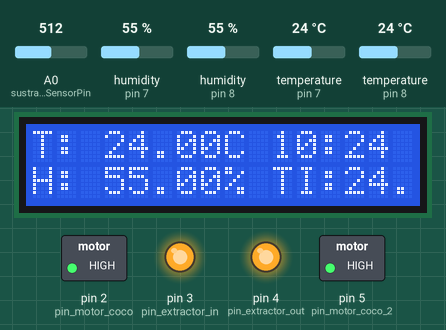
Bench run of a sketch on a simulated Arduino Uno, built with avr-gcc and run on an emulated ATmega328P. Parts: 16×2 character LCD, switched loads named in the sketch (green lamp = pin HIGH), output pins drawn as LEDs (lit = HIGH). Inputs (shaded band) come from the test bench; at power-on: temperature (sensors on pin 8, pin 7) 24 °C, humidity (sensors on pin 8, pin 7) 55 %, A0 (sustratoASensorPin) = 512. The local clock reads 2024-03-15 10:24:30 at power-on unless the sketch sets it; what the sketch prints to the serial monitor is not drawn.

Above: at 7.2 s.
7.3 s: temperature (sensor on pin 8) set to 5 °C
At 9.0 s:
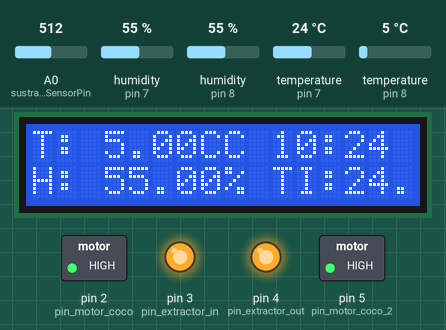
9.7 s: temperature (sensor on pin 7) set to 5 °C
At 10.6 s:
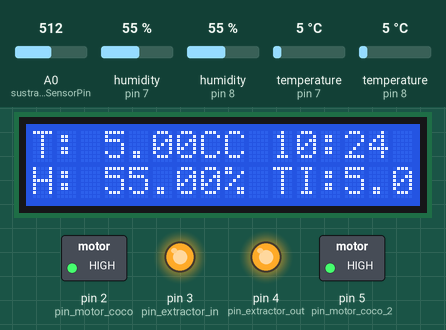
11.8 s: temperature (sensor on pin 8) set to 26.3 °C
At 13.4 s:
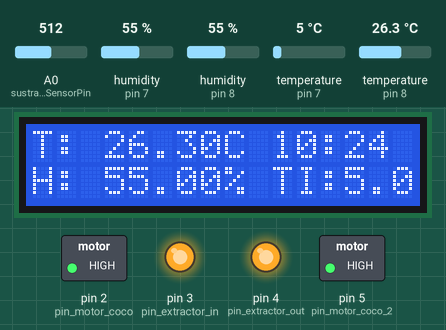
13.9 s: temperature (sensor on pin 8) set to 27.8 °C
At 15.0 s:
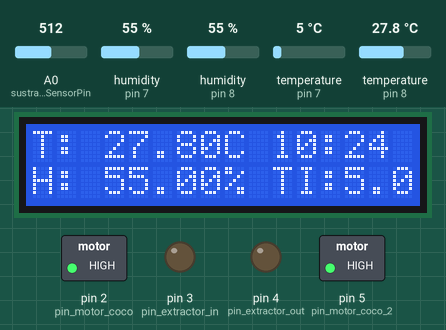
16.0 s: temperature (sensor on pin 7) set to 12 °C
At 17.8 s:
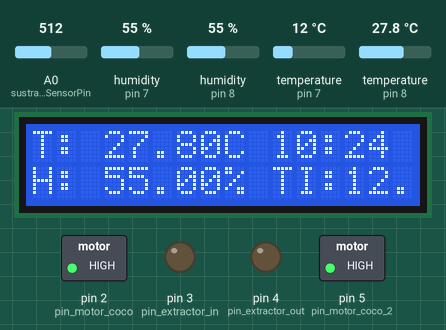
18.1 s: humidity (sensor on pin 8) set to 22 %
At 19.6 s:
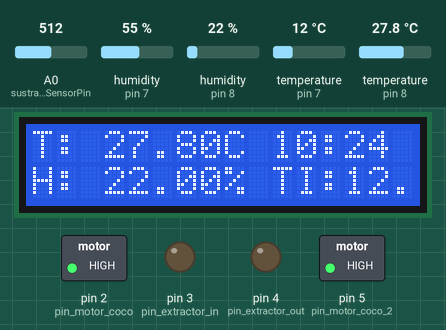
Timing chart, 0 to 21.1 s (numbered marks = the images above; inputs shaded):
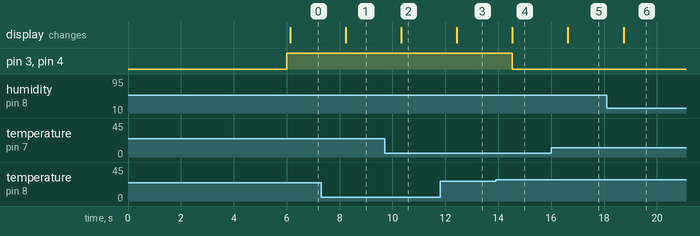

Measured:
- the behaviour switches between 27 and 27.1 °C on temperature (sensor on pin 8) (found by bisection; images 3 and 4)
- after the input at 7.3 s, the display: changes after 0.93 s (image 1)
- after the input at 9.7 s, the display: changes after 0.63 s (image 2)
- after the input at 11.8 s, the display: changes after 0.63 s (image 3)
- after the input at 13.9 s, pin 3 (pin_extractor_in), pin 4 (pin_extractor_out): HIGH → LOW after 0.64 s; the display: changes after 0.64 s (image 4)
- after the input at 16.0 s, the display: changes after 0.64 s (image 5)
- after the input at 18.1 s, the display: changes after 0.64 s (image 6)

The sketch:

Main_IOT.ino
```cpp
#include <U8glib.h>
#include <SoftwareSerial.h>
#include <RTClib.h>
#include <Wire.h>
#include <LiquidCrystal_I2C.h>
#include <SimpleDHT.h>

#include "DHT.h"
#define DHTPIN 8
#define DHTTYPE DHT22
#define DHT11PIN 7
#define DHT11TYPE DHT11

LiquidCrystal_I2C lcd(0x27,16,2);

// for DHT11,
//      VCC: 5V or 3V
//      GND: GND
//      DATA: 2
//int pinDHT22 = 8;
//int pushButton = 2;
int pin_motor_coco = 2;
int pin_motor_coco_2 = 5;
int pin_extractor_in = 3;
int pin_extractor_out = 4;
DHT dht(DHTPIN, DHTTYPE);
DHT dht_2(DHT11PIN, DHT11TYPE);
RTC_DS3231 rtc;      // crea objeto del tipo RTC_DS3231
int sustratoASensorPin = A0;
int sustratoASensorValue = 0;
int sustratoAPercentValue = 0;

#define SSID2 "BIOINV_IOT" // "WiFiname" BIOINV_IOT
#define PASS "bioinvdl2022" // "Password" bioinvdl2022
#define AUTH "sanaIi1SHwpWbWnVj8U6_aNrDJycYY_I"
#define IP "184.106.153.149" // thingspeak.com ip (do not change)
String msg = "GET /update?api_key=TPHQ9AYRMZAZAYE7"; //change it with your channel Write key
const int Time_S = 120; //Change this to your prefered sampling interval in seconds, exampe 2 min is 120 seconds
float Temp_C;
float Temp_F;
float Humidity;
float Temp_C_2;
float Humidity_2;

///////////////////////////////////////////////////////////////////////////////////////////////
void relay_setup() {
  pinMode(pin_motor_coco, OUTPUT);
  digitalWrite(pin_motor_coco, HIGH);
  pinMode(pin_motor_coco_2, OUTPUT);
  digitalWrite(pin_motor_coco_2, HIGH);
  pinMode(pin_extractor_in, OUTPUT);
  digitalWrite(pin_extractor_in, HIGH);
  pinMode(pin_extractor_out, OUTPUT);
  digitalWrite(pin_extractor_out, HIGH);
}

////////////////////////////////////////////////////////////////////////////////////////////////
void dh_setup() {
  Serial.println("Sample DHT22...");
  Serial.println("Temperature and Humidity Data");
  dht.begin();
  dht_2.begin();
}

////////////////////////////////////////////////////////////////////////////////////////////////
void lc_setup() {
  lcd.init();
  lcd.backlight();
  lcd.clear();
}
/////////////////////////////////////////////////////////////////////////////////////////////////
void setup() {
  Serial.begin(115200);
  // start working...
  Serial.println("AT");
  delay(5000);
  if (Serial.find("OK")) {
    connectWiFi();
  }
  relay_setup();
  dh_setup();
  // make the pushbutton's pin an input:
  //pinMode(pushButton, INPUT_PULLUP);

  if (! rtc.begin()) {        // si falla la inicializacion del modulo
    Serial.println("Modulo RTC no encontrado !");  // muestra mensaje de error
    while (1);         // bucle infinito que detiene ejecucion del programa
  }

  if(rtc.lostPower()){
    rtc.adjust(DateTime(__DATE__,__TIME__));
  }


  lc_setup();

  //pinMode(sensor_arroz_pin, INPUT);
}
///////////////////////////////////////////////////////////////////////////////////////////////
void loop() {
  DateTime fecha = rtc.now();

  byte temperature = 0;
  byte humidity = 0;

  int err = SimpleDHTErrSuccess;
  //if ((err = dht22.read(&temperature, &humidity, NULL)) != SimpleDHTErrSuccess) {
    //Serial.print("Read DHT11 failed, err="); Serial.print(SimpleDHTErrCode(err));
    //Serial.print(","); Serial.println(SimpleDHTErrDuration(err)); delay(1000);
    //return;
  //}

  float h = dht.readHumidity();
  float t = dht.readTemperature();
  float h_2 = dht_2.readHumidity();
  float t_2 = dht_2.readTemperature();

  Serial.print(t); Serial.print(" *C, ");
  Serial.print(h); Serial.println(" H");

  sustratoASensorValue = analogRead(sustratoASensorPin);
  sustratoAPercentValue = map(sustratoASensorValue,1010,840,0,100);
  Serial.print("\nsustratoPercentValue: ");
  Serial.print(sustratoAPercentValue);
  //Serial.print(sustratoASensorValue);
  Serial.print("%");
  Serial.print("\n");

  Temp_C = t;
  Humidity = h;

  Temp_C_2 = t_2;
  Humidity_2 = h_2;

  lcd.setCursor(0, 0);
  lcd.print("T: ");
  lcd.print(t);
  lcd.print("C");
  lcd.setCursor(10, 0);
  lcd.print(fecha.hour());
  lcd.print(":");
  lcd.print(fecha.minute());
  lcd.setCursor(0, 1);
  lcd.print("H: ");
  lcd.print(h);
  lcd.print("%");
  lcd.setCursor(10, 1);
  lcd.print("TI:");
  lcd.print(t_2);
  lcd.print("C");

  /////IF STATEMENTS /////////
  if (fecha.minute() == 01 && fecha.second() == 15 && fecha.hour() >= 6 && fecha.hour() <= 18) {
    Send();
    delay(1000);
    digitalWrite(pin_motor_coco, LOW);
    digitalWrite(pin_motor_coco_2, LOW);
  }

  if (fecha.minute() == 05 && fecha.second() == 15 && fecha.hour() >= 6 && fecha.hour() <= 18) {
    digitalWrite(pin_motor_coco, HIGH);
    digitalWrite(pin_motor_coco_2, HIGH);
  }

  if (fecha.hour() == 6 && fecha.minute() == 10 && fecha.second() == 15) {
    lcd.backlight();
    delay(1000);
  }

  if (fecha.minute() == 05 && fecha.second() == 30 && fecha.hour() > 18) {
    Send();
    delay(1000);
  }

  if (fecha.hour() >= 6 && fecha.hour() <= 18) {
    if (Temp_C > 27) {
      digitalWrite(pin_extractor_out, LOW);
      digitalWrite(pin_extractor_in, LOW);
    }
    if (Temp_C < 27 && Temp_C > 12) {
      digitalWrite(pin_extractor_out, HIGH);
      digitalWrite(pin_extractor_in, HIGH);
    }
  }

  //if(sustratoAPercentValue < 40){
    //digitalWrite(pin_motor_arroz, LOW);
    //delay(6000);
    //digitalWrite(pin_motor_arroz, HIGH);
  //}
  delay(1000);
}

void Send() {
  String cmd = "AT+CIPSTART=\"TCP\",\"";
  cmd += IP;
  cmd += "\",80";
  Serial.println(cmd);
  delay(2500);
  cmd = msg ;
  cmd += "&field1="; //field 1 for test value
  cmd += Temp_C; //change to temp_F for Fahrenheit
  cmd += "&field2="; //field
  cmd += Temp_C_2;
  cmd += "&field3="; //field
  cmd += Temp_C_2 - Temp_C;
  cmd += "&field4="; //field
  cmd += Humidity;
  cmd += "&field5="; //field
  cmd += Humidity_2;
  cmd += "&field6="; //field
  cmd += Humidity_2 - Humidity;
  //cmd += "&field7="; //field
  //cmd += 100;
  //cmd += "&field8="; //field
  //cmd += 100;
  cmd += "\r\n";
  cmd += "\r\n";
  Serial.print("AT+CIPSEND=");
  Serial.println(cmd.length());
  if (Serial.find(">")) {
    Serial.print(cmd);
  } else {
    Serial.println("AT+CIPCLOSE");
  }
}

boolean connectWiFi() {
  Serial.println("AT+CWMODE=1");
  delay(2000);
  String cmd = "AT+CWJAP=\"";
  cmd += SSID2;
  cmd += "\",\"";
  cmd += PASS;
  cmd += "\"";
  Serial.println(cmd);
  delay(5000);
  if (Serial.find("OK")) {
    return true;
  } else {
    return false;
  }
}
```
